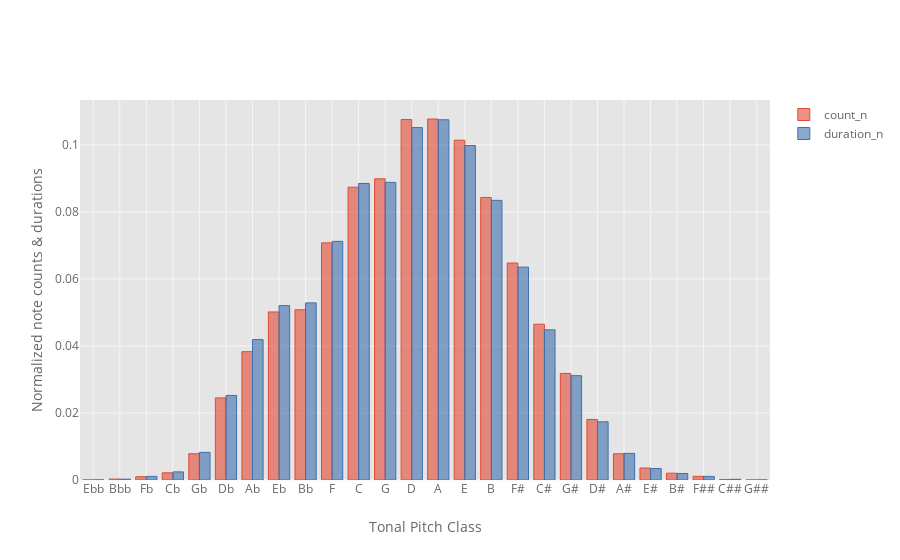

Write notebook code for a chart like this one.
### Code cell
tpc_distribution[['count_n', 'duration_n']].iplot('bar', xTitle='Tonal Pitch Class', yTitle='Normalized note counts & durations')

### Figure 1 — Plotly figure (JSON) as saved in the notebook; plotly's stock layout.template omitted (floating-point values rounded to 4 significant figures)
{"data": [{"marker": {"color": "rgba(226, 74, 51, 0.6)", "line": {"color": "rgba(226, 74, 51, 1.0)", "width": 1}}, "name": "count_n", "orientation": "v", "text": "", "type": "bar", "uid": "dceea5c0-a28e-4a74-96a1-1669599c104f", "x": ["Ebb", "Bbb", "Fb", "Cb", "Gb", "Db", "Ab", "Eb", "Bb", "F", "C", "G", "D", "A", "E", "B", "F#", "C#", "G#", "D#", "A#", "E#", "B#", "F##", "C##", "G##"], "y": [1.964e-05, 0.000275, 0.0009822, 0.002151, 0.007838, 0.02451, 0.03831, 0.05015, 0.05081, 0.07077, 0.08739, 0.08989, 0.1076, 0.1077, 0.1014, 0.08432, 0.06476, 0.0465, 0.03179, 0.01806, 0.007838, 0.003585, 0.002033, 0.00109, 0.0001572, 1.964e-05]}, {"marker": {"color": "rgba(62, 111, 176, 0.6)", "line": {"color": "rgba(62, 111, 176, 1.0)", "width": 1}}, "name": "duration_n", "orientation": "v", "text": "", "type": "bar", "uid": "67008d43-bd96-4115-aaef-e4cec027fce8", "x": ["Ebb", "Bbb", "Fb", "Cb", "Gb", "Db", "Ab", "Eb", "Bb", "F", "C", "G", "D", "A", "E", "B", "F#", "C#", "G#", "D#", "A#", "E#", "B#", "F##", "C##", "G##"], "y": [2.156e-05, 0.0002453, 0.001078, 0.002417, 0.008253, 0.02523, 0.0419, 0.05204, 0.05286, 0.07122, 0.0885, 0.08882, 0.1052, 0.1075, 0.09981, 0.08346, 0.06353, 0.04481, 0.03113, 0.01736, 0.00794, 0.003428, 0.001949, 0.001071, 0.0002049, 1.078e-05]}], "layout": {"autosize": true, "legend": {"bgcolor": "#FFFFFF", "font": {"color": "#666666"}}, "paper_bgcolor": "#FFFFFF", "plot_bgcolor": "#E5E5E5", "title": {"font": {"color": "#151516"}}, "xaxis": {"autorange": true, "gridcolor": "#F6F6F6", "range": [-0.5, 25.5], "showgrid": true, "tickfont": {"color": "#666666"}, "title": {"font": {"color": "#666666"}, "text": "Tonal Pitch Class"}, "type": "category", "zerolinecolor": "#F6F6F6"}, "yaxis": {"autorange": true, "gridcolor": "#F6F6F6", "range": [0, 0.1134], "showgrid": true, "tickfont": {"color": "#666666"}, "title": {"font": {"color": "#666666"}, "text": "Normalized note counts & durations"}, "type": "linear", "zerolinecolor": "#F6F6F6"}}}
